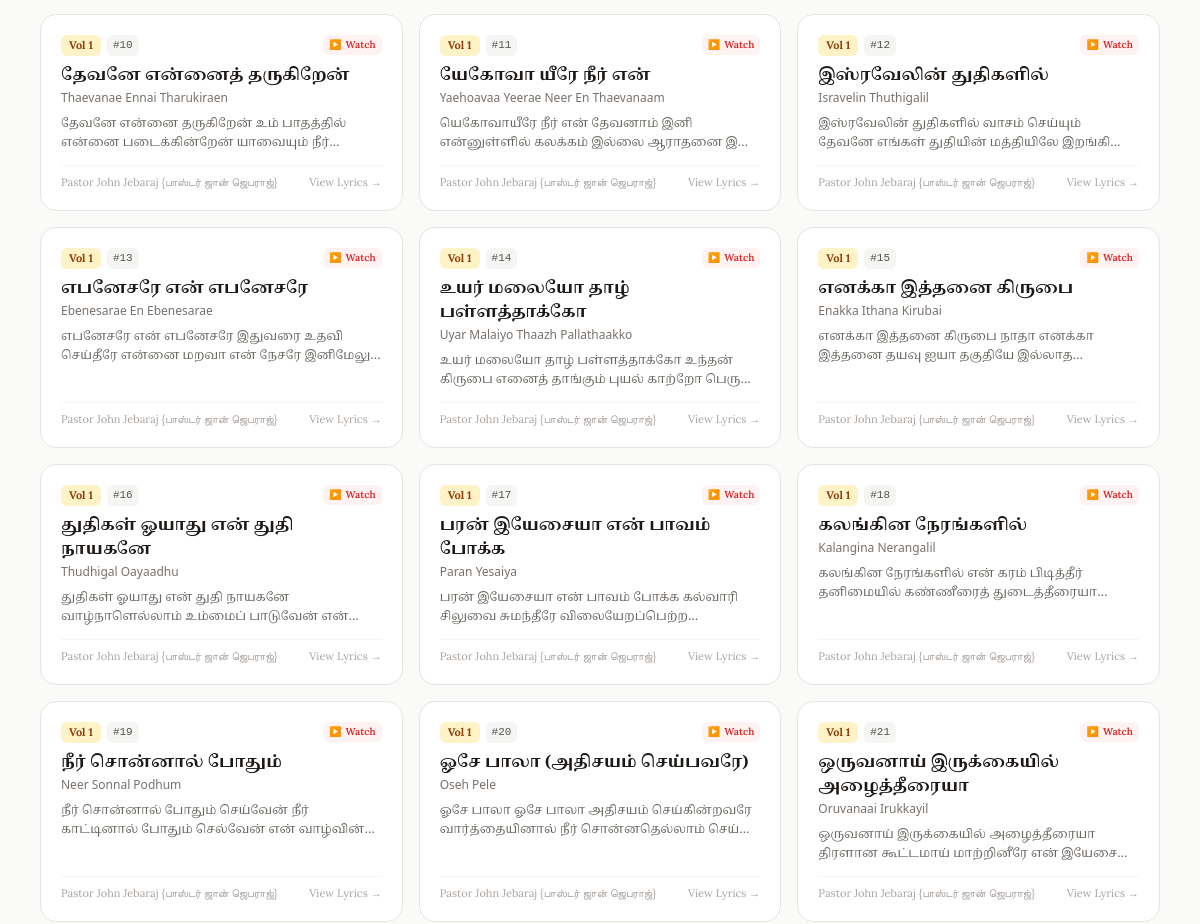
Page /songs?book=johnjebaraj&canon=protestant (middle part) on the earlier database version.
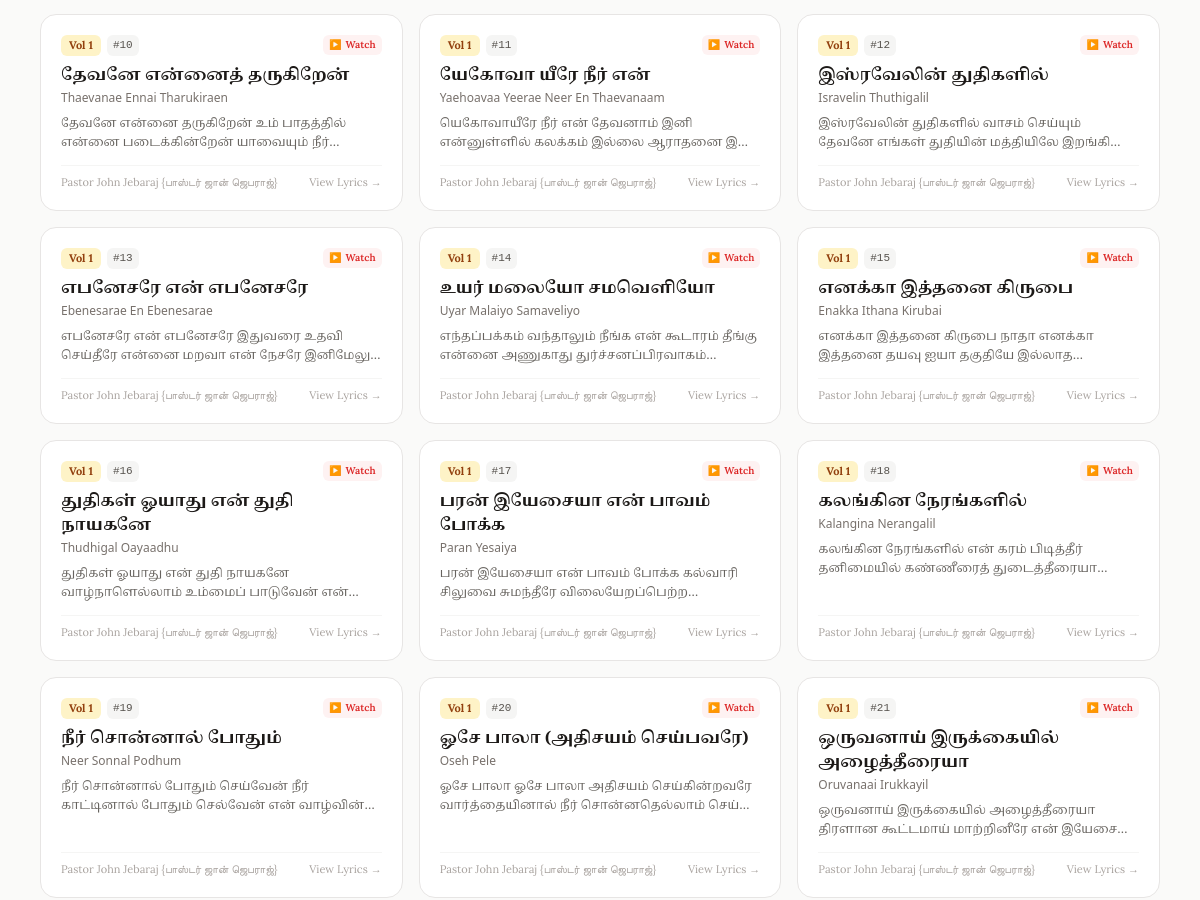
Same page on the later database version.
### tables this page shows
CREATE TABLE songs (
            id INTEGER PRIMARY KEY,
            songbook_code TEXT NOT NULL,
            songbook_name_ta TEXT,
            songbook_name_en TEXT,
            volume INTEGER DEFAULT 0,
            volume_name TEXT,
            song_number INTEGER DEFAULT 0,
            title_ta TEXT NOT NULL,
            title_en TEXT NOT NULL,
            alternate_title TEXT,
            lyrics_ta TEXT,
            lyrics_en TEXT,
            lyrics_bilingual TEXT,
            author TEXT,
            youtube_url TEXT
        );

### app/main.py (the view)
@app.get("/songs", response_class=HTMLResponse)
async def songs_directory_page(
    request: Request,
    book: str = Query("jebathota"),
    vol: int = Query(None),
    q: str = Query(""),
    page: int = Query(1, ge=1),
    canon: str = Query(None)
):
    active_canon = resolve_canon(request, canon)
    canon_ctx = get_canon_context(active_canon)
    songbooks = get_song_books()
    volumes = get_song_volumes(book)
    clean_q = q.strip() if q else ""
    page_size = 40
    offset = (page - 1) * page_size
    songs_data = get_songs_list(
        songbook_code=book,
        volume=vol,
        query=clean_q,
        limit=page_size,
        offset=offset
    )
    total_count = songs_data["total_count"]
    total_pages = max(1, (total_count + page_size - 1) // page_size)
    return templates.TemplateResponse(
        request=request,
        name="songs.html",
        context={
            **canon_ctx,
            "songbooks": songbooks,
            "volumes": volumes,
            "active_book": book,
            "active_vol": vol,
            "query": clean_q,
            "songs": songs_data["songs"],
            "total_count": total_count,
            "page": page,
            "total_pages": total_pages,
        },
    )

### templates/songs.html (shortened to what this page needs)
{% extends "base.html" %}
{% block content %}
<div class="max-w-6xl mx-auto px-3 sm:px-4 py-4 sm:py-8 space-y-6">
    {% if songs %}
    <div class="grid grid-cols-1 md:grid-cols-2 lg:grid-cols-3 gap-3 sm:gap-4">
        {% for s in songs %}
        <a href="/songs/{{ s.id }}{% if canon %}?canon={{ canon }}{% endif %}"
           class="group bg-white dark:bg-stone-900 border border-stone-200 dark:border-stone-800 hover:border-amber-600/70 rounded-2xl p-4 sm:p-5 shadow-xs hover:shadow-md transition flex flex-col justify-between space-y-3">
            <div class="space-y-2">
                <div class="flex items-center justify-between text-[11px]">
                    <div class="flex items-center gap-1.5">
                        {% if s.volume and s.volume > 0 %}
                        <span class="px-2 py-0.5 rounded-md bg-amber-100 dark:bg-amber-900/40 text-amber-800 dark:text-amber-300 font-bold">
                            Vol {{ s.volume }}
                        </span>
                        {% endif %}
                        {% if s.song_number and s.song_number > 0 %}
                        <span class="px-1.5 py-0.5 rounded-md bg-stone-100 dark:bg-stone-800 text-stone-600 dark:text-stone-400 font-mono">
                            #{{ s.song_number }}
                        </span>
                        {% endif %}
                    </div>
                    {% if s.youtube_url %}
                    <span class="inline-flex items-center gap-1 text-red-600 text-xs font-semibold px-1.5 py-0.5 rounded-md bg-red-50 dark:bg-red-950/40" title="Watch on YouTube">
                        <span class="text-[10px]">▶️</span> <span class="text-[10px] hidden sm:inline">Watch</span>
                    </span>
                    {% endif %}
                </div>
                <div>
                    <h3 class="font-tamil font-bold text-sm sm:text-base text-stone-900 dark:text-stone-100 group-hover:text-amber-700 dark:group-hover:text-amber-400 transition leading-snug" translate="no">
                        {{ s.title_ta }}
                    </h3>
                    <p class="font-sans text-xs text-stone-500 font-medium mt-0.5">
                        {{ s.title_en }}
                    </p>
                </div>
                {% if s.snippet_ta %}
                <p class="font-tamil text-xs text-stone-600 dark:text-stone-400 line-clamp-2 leading-relaxed opacity-90" translate="no">
                    {{ s.snippet_ta }}...
                </p>
                {% endif %}
            </div>
            <div class="pt-2 border-t border-stone-100 dark:border-stone-800 flex items-center justify-between text-[11px] text-stone-400 group-hover:text-amber-700 transition">
                <span>{{ s.author or "Fr. S.J. Berchmans" }}</span>
                <span>View Lyrics →</span>
            </div>
        </a>
        {% endfor %}
    </div>
    {% endif %}
</div>
{% endblock %}

Differences in the rows shown:
changed songs: title_ta "உயர் மலையோ தாழ் பள்ளத்தாக்கோ" → "உயர் மலையோ சமவெளியோ"; title_en "Uyar Malaiyo Thaazh Pallathaakko" → "Uyar Malaiyo Samaveliyo"; snippet_ta "உயர் மலையோ தாழ் பள்ளத்தாக்கோ உந்தன் கிருபை எனைத் தாங்கும் புயல் காற்றோ…" → "எந்தப்பக்கம் வந்தாலும் நீங்க என் கூடாரம் தீங்கு என்னை அணுகாது…"
